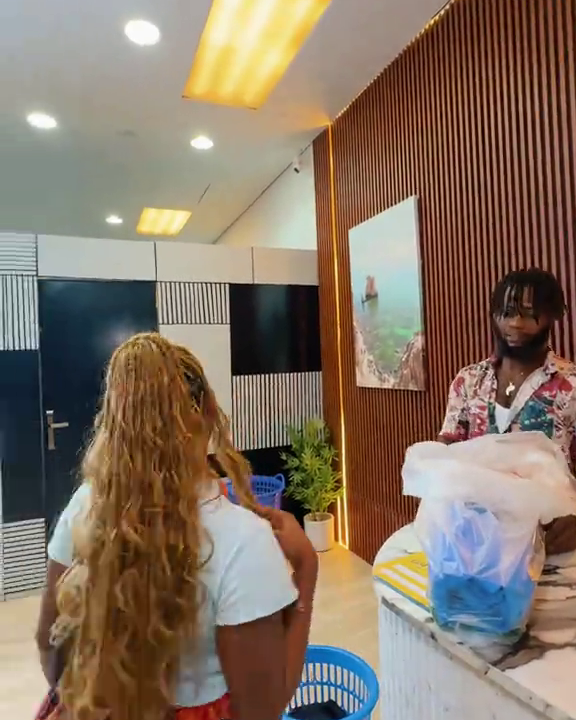
#> input picture brand/photos-original/arrivals.png, 576 x 720 px
$ python build_photos.py   (older library calls are emulated)
#> lines starting #> are read from the running program, lines starting #| are printed output that depends on the picture
"""Build web photos from the full-size originals in brand/photos-original.

For each original:
  1. trim black letterbox bands left by TikTok,
  2. bring it to 4K (a 3840px long side): the Real-ESRGAN master from scripts/upscale_photos.py
     when there is one, otherwise a Lanczos resize for photos already close to 4K,
  3. sharpen to suit the source: video stills get a light finish and a little local contrast so
     fabric texture reads clearly, professional photos only the lightest touch so their grade stays,
  4. export four WebP files: name-sm.webp (480px, thumbnails and grids on data),
     name.webp (1080px), name@2x.webp (2160px, retina phones and laptops) and
     name@4k.webp (3840px long side, 4K and 5K screens).

A small original with no upscaled master skips the 4K file rather than blowing up its pixels.

Writes src/data/photo-manifest.json with the real pixel widths so <img srcset>
can let each device pick the right file.

Usage:  python scripts/build_photos.py
"""

from __future__ import annotations

import json
from pathlib import Path

import cv2
import numpy as np

ROOT = Path(__file__).resolve().parents[1]
SRC = ROOT / "brand" / "photos-original"
UPSCALED = ROOT / "brand" / "photos-upscaled"  # optional AI output from scripts/upscale_photos.py
OUT = ROOT / "public" / "photos"
MANIFEST = ROOT / "src" / "data" / "photo-manifest.json"

SMALL_WIDTH = 480
BASE_WIDTH = 1080
RETINA_WIDTH = 2160
#: Long side of a 4K UHD frame: 3072×3840 for the 4:5 photos, 3840×2560 for the 3:2 one.
UHD_LONG = 3840
#: Originals at least this share of 4K are resized up with Lanczos; anything smaller needs the AI master.
NATIVE_ENOUGH = 0.7


def trim_letterbox(img: np.ndarray, threshold: float = 14.0) -> np.ndarray:
    gray = cv2.cvtColor(img, cv2.COLOR_BGR2GRAY)
    rows, cols = gray.mean(axis=1), gray.mean(axis=0)

    def bounds(line: np.ndarray) -> tuple[int, int]:
        n = len(line)
        start = 0
        while start < n * 0.3 and line[start] < threshold:
            start += 1
        end = n - 1
        while end > n * 0.7 and line[end] < threshold:
            end -= 1
        return start, end + 1

    top, bottom = bounds(rows)
    left, right = bounds(cols)
    return img[top:bottom, left:right]


def sharpness(img: np.ndarray) -> float:
    return float(cv2.Laplacian(cv2.cvtColor(img, cv2.COLOR_BGR2GRAY), cv2.CV_64F).var())


def enhance(img: np.ndarray, ai_upscaled: bool = False) -> np.ndarray:
    detail = sharpness(img)

    if ai_upscaled:
        # AI output is already clean and crisp: only a light finishing sharpen.
        amount, sigma = 0.25, 1.0
    else:
        # Very "busy" images at this size are usually JPEG noise, not detail: clean lightly first.
        if detail > 400:
            img = cv2.fastNlMeansDenoisingColored(img, None, 3, 3, 7, 21)
        # Adaptive unsharp mask: soft photos get a stronger, wider sharpen.
        if detail < 50:
            amount, sigma = 1.0, 1.6
        elif detail < 200:
            amount, sigma = 0.7, 1.2
        else:
            amount, sigma = 0.4, 1.0
    blurred = cv2.GaussianBlur(img, (0, 0), sigma)
    img = cv2.addWeighted(img, 1 + amount, blurred, -amount, 0)

    # Gentle local contrast on lightness only, blended at 40% to keep skin and colours natural.
    lab = cv2.cvtColor(img, cv2.COLOR_BGR2LAB)
    l, a, b = cv2.split(lab)
    l_clahe = cv2.createCLAHE(clipLimit=1.6, tileGridSize=(8, 8)).apply(l)
    l = cv2.addWeighted(l, 0.6, l_clahe, 0.4, 0)
    return cv2.cvtColor(cv2.merge((l, a, b)), cv2.COLOR_LAB2BGR)


def finish(img: np.ndarray, amount: float, sigma: float) -> np.ndarray:
    """Unsharp mask only, for professional photos whose colour and contrast are already graded."""
    blurred = cv2.GaussianBlur(img, (0, 0), sigma)
    return cv2.addWeighted(img, 1 + amount, blurred, -amount, 0)


def uhd_size(w: int, h: int) -> tuple[int, int]:
    scale = UHD_LONG / max(w, h)
    return round(w * scale), round(h * scale)


def resize_to(img: np.ndarray, size: tuple[int, int]) -> np.ndarray:
    if (img.shape[1], img.shape[0]) == size:
        return img
    interpolation = cv2.INTER_AREA if size[0] < img.shape[1] else cv2.INTER_LANCZOS4
    return cv2.resize(img, size, interpolation=interpolation)


def resize_to_width(img: np.ndarray, width: int) -> np.ndarray:
    h, w = img.shape[:2]
    if w <= width:
        return img
    return cv2.resize(img, (width, round(h * width / w)), interpolation=cv2.INTER_AREA)


def main() -> None:
    OUT.mkdir(parents=True, exist_ok=True)
    manifest: dict[str, dict[str, int]] = {}
    originals = sorted([*SRC.glob("*.jpg"), *SRC.glob("*.png")])
    if not originals:
        raise SystemExit(f"No originals found in {SRC}")

    for path in originals:
        name = path.stem
        img = cv2.imread(str(path))
#> img is the input picture: shape (720, 576, 3); mean B, G, R 100.9, 116.2, 133.7
        if img is None:
            print(f"skip {name}: unreadable")
            continue
        img = trim_letterbox(img)
#> in trim_letterbox, `gray = cv2.cvtColor(img, cv2.COLOR_BGR2GRAY)`:
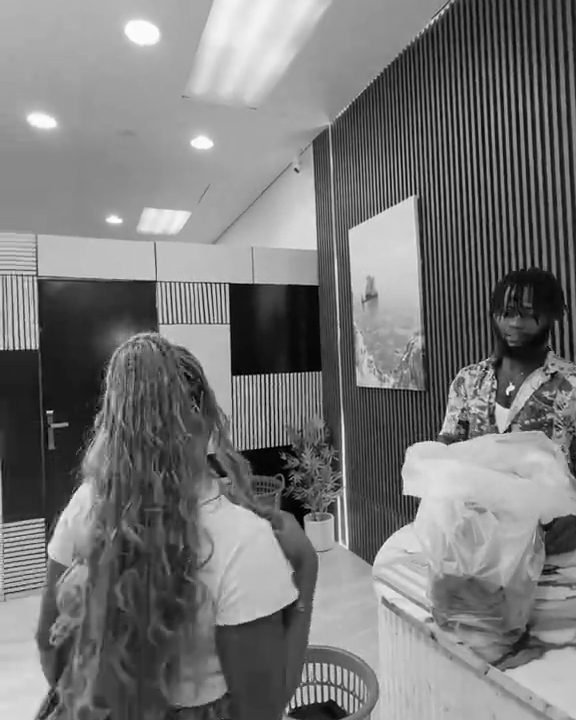
#> gray: shape (720, 576); min 0, max 255, mean 119.7
#> in trim_letterbox, `rows, cols = gray.mean(axis=1), gray.mean(axis=0)`: rows = 720 values, max 156.4 at index 245, min 72.04 at index 357, mean 119.7; cols = 576 values, max 159.6 at index 223, min 93.49 at index 547, mean 119.7
#> in bounds, `n = len(line)`: n = 720
#> after the loop in bounds, `while start < n * 0.3 and line[start] < threshold:`: start = 0
#> in bounds, `end = n - 1`: end = 719
#> in trim_letterbox, `top, bottom = bounds(rows)`: top = 0; bottom = 720
#> in trim_letterbox, `left, right = bounds(cols)`: left = 0; right = 576
        h, w = img.shape[:2]
#> h = 720; w = 576
        uhd = uhd_size(w, h)
#> uhd = (3072, 3840)
        upscaled_path = UPSCALED / f"{name}.png"
        ai = cv2.imread(str(upscaled_path)) if upscaled_path.exists() else None
        if ai is not None:
            # Blend a little of the original back in so skin and fabric keep natural grain.
            original_big = cv2.resize(img, uhd, interpolation=cv2.INTER_LANCZOS4)
            img = enhance(cv2.addWeighted(resize_to(ai, uhd), 0.82, original_big, 0.18, 0), ai_upscaled=True)
#> in enhance, `detail = sharpness(img)`: detail = 3.51
#> in enhance, `lab = cv2.cvtColor(img, cv2.COLOR_BGR2LAB)`: lab: shape (3840, 3072, 3); mean of channels 0, 1, 2 126.4, 134.1, 139.6
#> in enhance, `l, a, b = cv2.split(lab)`:
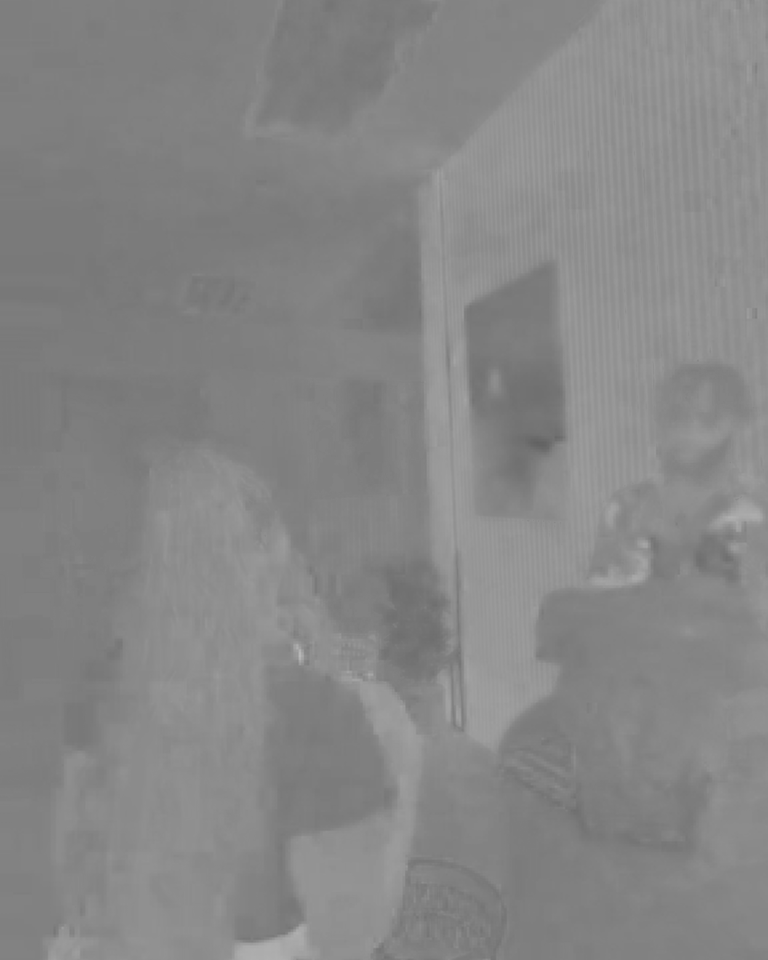
#> a: shape (3840, 3072) (shown at 1/4 size); min 97, max 188, mean 134.1
#> in enhance, `l, a, b = cv2.split(lab)`:
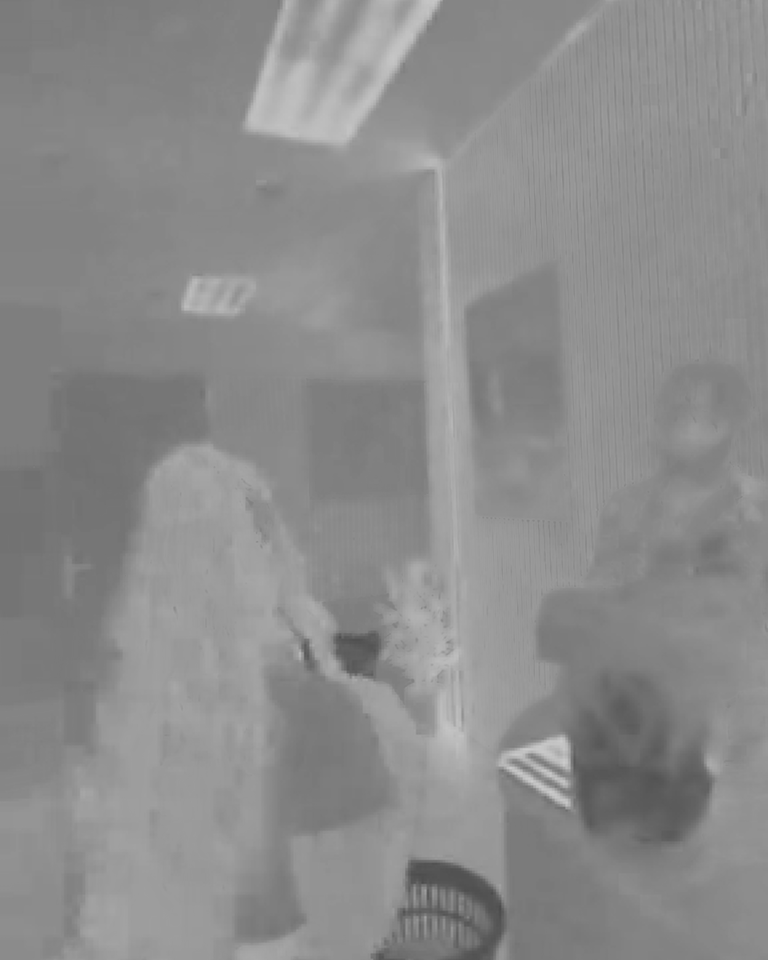
#> b: shape (3840, 3072) (shown at 1/4 size); min 72, max 207, mean 139.6
#> in enhance, `l_clahe = cv2.createCLAHE(clipLimit=1.6, tileGridSize=(8, 8)).apply(l)`:
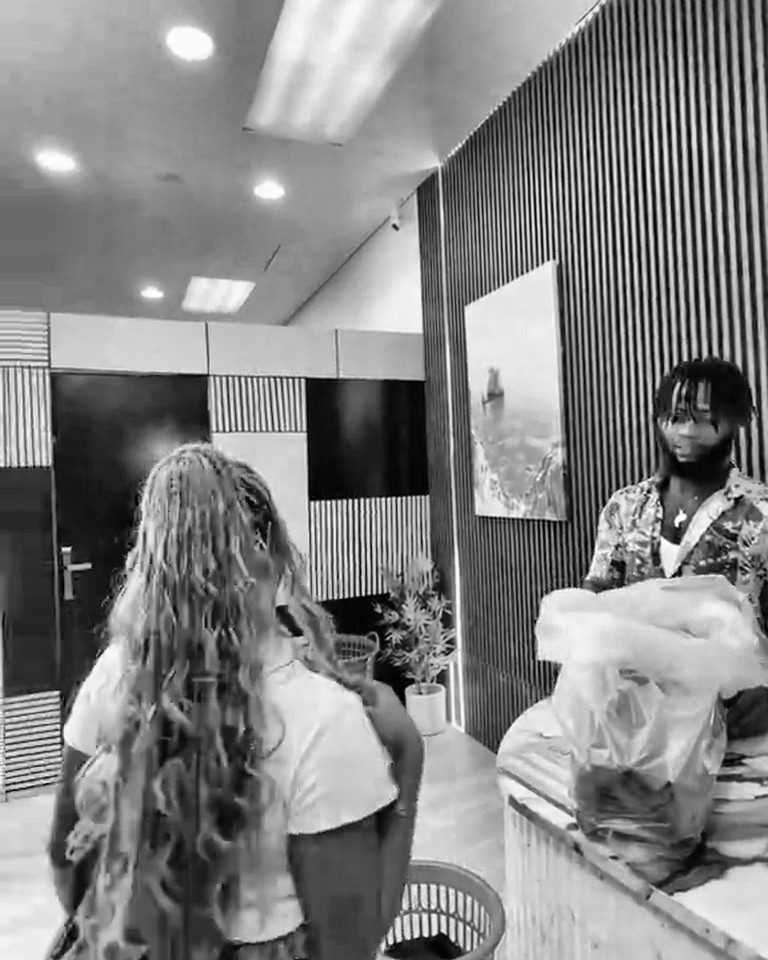
#> l_clahe: shape (3840, 3072) (shown at 1/4 size); min 0, max 255, mean 131.5
#> in enhance, `l = cv2.addWeighted(l, 0.6, l_clahe, 0.4, 0)`:
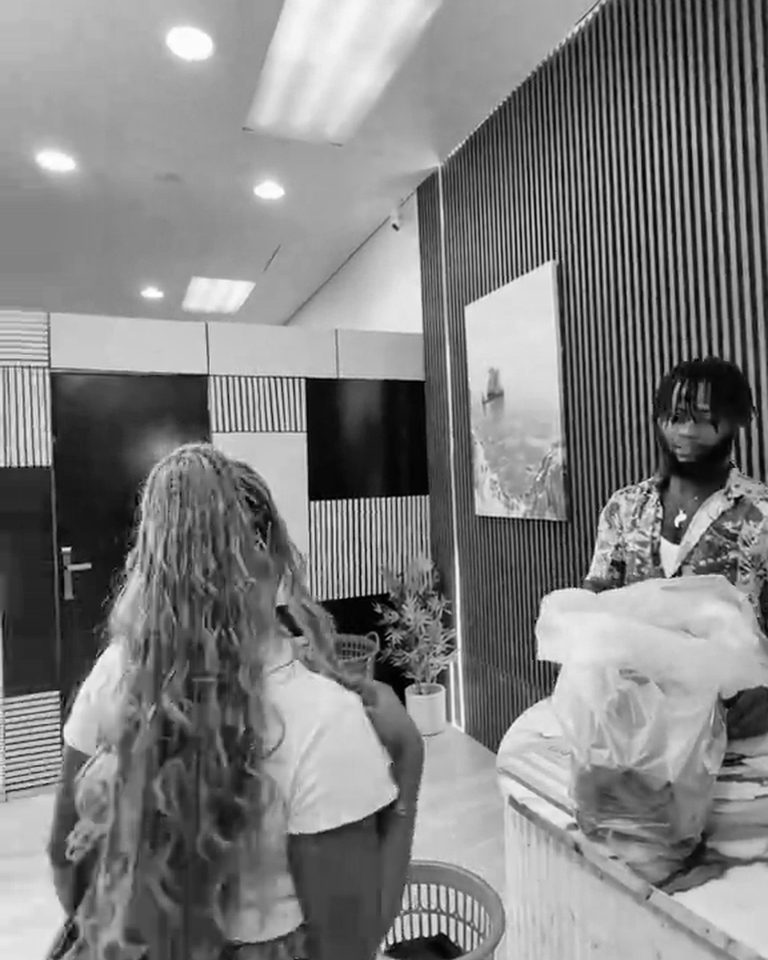
#> l: shape (3840, 3072) (shown at 1/4 size); min 0, max 255, mean 128.4
#> in enhance, `return cv2.cvtColor(cv2.merge((l, a, b)), cv2.COLOR_LAB2BGR)`:
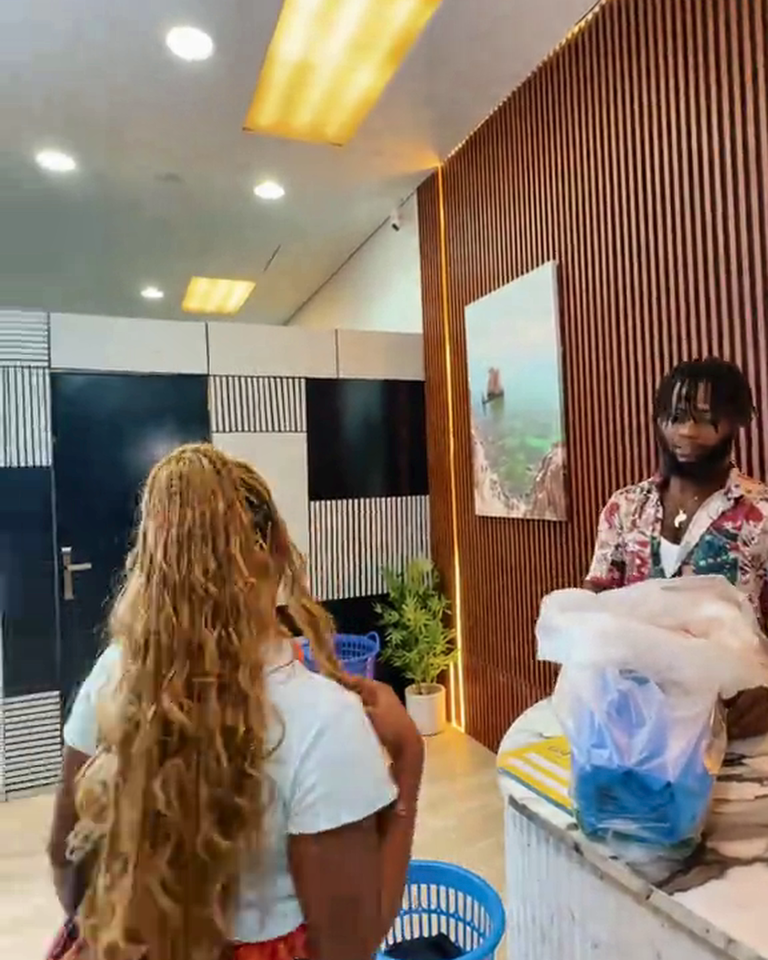
#> returned value: shape (3840, 3072, 3) (shown at 1/4 size); mean B, G, R 103, 118.4, 136
        elif max(w, h) >= UHD_LONG:
            img = finish(resize_to(img, uhd), 0.15, 0.8)
        elif max(w, h) >= UHD_LONG * NATIVE_ENOUGH:
            # Enlarged a little: a slightly firmer sharpen brings back the edge the resize softened.
            img = finish(resize_to(img, uhd), 0.35, 1.2)
        else:
            img = enhance(img)

        tiers = [("-sm", SMALL_WIDTH, 84), ("", BASE_WIDTH, 88), ("@2x", RETINA_WIDTH, 90)]
        if max(img.shape[:2]) >= UHD_LONG:
            tiers.append(("@4k", img.shape[1], 85))
        else:
            (OUT / f"{name}@4k.webp").unlink(missing_ok=True)
        files: dict[str, tuple[np.ndarray, Path]] = {}
        for suffix, width, quality in tiers:
            out = resize_to_width(img, width)
            files[suffix] = (out, OUT / f"{name}{suffix}.webp")
            cv2.imwrite(str(files[suffix][1]), out, [cv2.IMWRITE_WEBP_QUALITY, quality])
#> this loop made 4 passes
#> pass 1, in main, `out = resize_to_width(img, width)`:
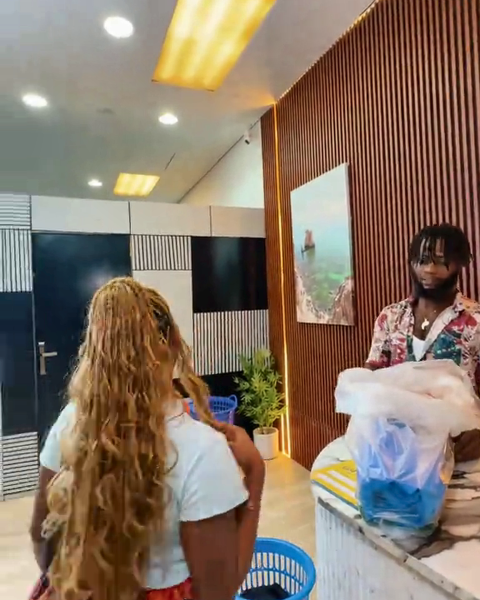
#> out: shape (600, 480, 3); mean B, G, R 103, 118.4, 136
#> after the loop, files = 4 items

        width_of = {suffix: int(out.shape[1]) for suffix, (out, _) in files.items()}
#> width_of = {'-sm': 480, '': 1080, '@2x': 2160, '@4k': 3072}
        manifest[name] = {"sm": width_of["-sm"], "w": width_of[""], "w2x": width_of["@2x"], "h": int(files[""][0].shape[0])}
        if "@4k" in width_of:
            manifest[name]["w4k"] = width_of["@4k"]
#> (the run stopped early here; a loop or call above may not have finished)
